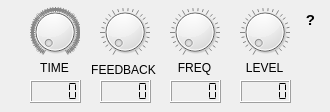
     <widget class="QWidget" name="studioTab">
      <attribute name="title">
       <string>Studio</string>
      </attribute>
      <widget class="QDial" name="studioTimeDial">
       <property name="geometry">
        <rect>
         <x>30</x>
         <y>0</y>
         <width>50</width>
         <height>64</height>
        </rect>
       </property>
       <property name="autoFillBackground">
        <bool>false</bool>
       </property>
       <property name="maximum">
        <number>4000</number>
       </property>
       <property name="wrapping">
        <bool>false</bool>
       </property>
       <property name="notchesVisible">
        <bool>true</bool>
       </property>
      </widget>
      <widget class="QLCDNumber" name="studioTimeDisplay">
       <property name="geometry">
        <rect>
         <x>30</x>
         <y>80</y>
         <width>51</width>
         <height>23</height>
        </rect>
       </property>
       <property name="segmentStyle">
        <enum>QLCDNumber::SegmentStyle::Flat</enum>
       </property>
      </widget>
      <widget class="QLabel" name="studioTimeLabel">
       <property name="geometry">
        <rect>
         <x>30</x>
         <y>60</y>
         <width>49</width>
         <height>16</height>
        </rect>
       </property>
       <property name="text">
        <string>TIME</string>
       </property>
       <property name="alignment">
        <set>Qt::AlignmentFlag::AlignCenter</set>
       </property>
      </widget>
      <widget class="QLCDNumber" name="studioFeedbackDisplay">
       <property name="geometry">
        <rect>
         <x>100</x>
         <y>80</y>
         <width>51</width>
         <height>23</height>
        </rect>
       </property>
       <property name="segmentStyle">
        <enum>QLCDNumber::SegmentStyle::Flat</enum>
       </property>
      </widget>
      <widget class="QDial" name="studioFeedbackDial">
       <property name="geometry">
        <rect>
         <x>100</x>
         <y>0</y>
         <width>50</width>
         <height>64</height>
        </rect>
       </property>
       <property name="autoFillBackground">
        <bool>false</bool>
       </property>
       <property name="maximum">
        <number>100</number>
       </property>
       <property name="wrapping">
        <bool>false</bool>
       </property>
       <property name="notchesVisible">
        <bool>true</bool>
       </property>
      </widget>
      <widget class="QLabel" name="studioFeedbackLabel">
       <property name="geometry">
        <rect>
         <x>88</x>
         <y>60</y>
         <width>71</width>
         <height>20</height>
        </rect>
       </property>
       <property name="text">
        <string>FEEDBACK</string>
       </property>
       <property name="alignment">
        <set>Qt::AlignmentFlag::AlignCenter</set>
       </property>
      </widget>
      <widget class="QLabel" name="studioFreqLabel">
       <property name="geometry">
        <rect>
         <x>170</x>
         <y>60</y>
         <width>49</width>
         <height>16</height>
        </rect>
       </property>
       <property name="text">
        <string>FREQ</string>
       </property>
       <property name="alignment">
        <set>Qt::AlignmentFlag::AlignCenter</set>
       </property>
      </widget>
      <widget class="QDial" name="studioFreqDial">
       <property name="geometry">
        <rect>
         <x>170</x>
         <y>0</y>
         <width>50</width>
         <height>64</height>
        </rect>
       </property>
       <property name="autoFillBackground">
        <bool>false</bool>
       </property>
       <property name="maximum">
        <number>100</number>
       </property>
       <property name="wrapping">
        <bool>false</bool>
       </property>
       <property name="notchesVisible">
        <bool>true</bool>
       </property>
      </widget>
      <widget class="QLCDNumber" name="studioFreqDisplay">
       <property name="geometry">
        <rect>
         <x>170</x>
         <y>80</y>
         <width>51</width>
         <height>23</height>
        </rect>
       </property>
       <property name="segmentStyle">
        <enum>QLCDNumber::SegmentStyle::Flat</enum>
       </property>
      </widget>
      <widget class="QLabel" name="studioLevelLabel">
       <property name="geometry">
        <rect>
         <x>240</x>
         <y>60</y>
         <width>49</width>
         <height>16</height>
        </rect>
       </property>
       <property name="text">
        <string>LEVEL</string>
       </property>
       <property name="alignment">
        <set>Qt::AlignmentFlag::AlignCenter</set>
       </property>
      </widget>
      <widget class="QLCDNumber" name="studioLevelDisplay">
       <property name="geometry">
        <rect>
         <x>240</x>
         <y>80</y>
         <width>51</width>
         <height>23</height>
        </rect>
       </property>
       <property name="segmentStyle">
        <enum>QLCDNumber::SegmentStyle::Flat</enum>
       </property>
      </widget>
      <widget class="QDial" name="studioLevelDial">
       <property name="geometry">
        <rect>
         <x>240</x>
         <y>0</y>
         <width>50</width>
         <height>64</height>
        </rect>
       </property>
       <property name="autoFillBackground">
        <bool>false</bool>
       </property>
       <property name="maximum">
        <number>100</number>
       </property>
       <property name="wrapping">
        <bool>false</bool>
       </property>
       <property name="notchesVisible">
        <bool>true</bool>
       </property>
      </widget>
      <widget class="QLabel" name="studioHelpLabel">
       <property name="geometry">
        <rect>
         <x>300</x>
         <y>10</y>
         <width>21</width>
         <height>21</height>
        </rect>
       </property>
       <property name="toolTip">
        <string>&lt;html&gt;&lt;head/&gt;&lt;body&gt;&lt;p align=&quot;center&quot;&gt;&lt;span style=&quot; font-size:14pt;&quot;&gt;High fidelity delay&lt;/span&gt;&lt;/p&gt;&lt;p align=&quot;center&quot;&gt;&lt;img src=&quot;:/Delay_Studio/resources/delay/studio.png&quot;/&gt;&lt;/p&gt;&lt;/body&gt;&lt;/html&gt;</string>
       </property>
       <property name="text">
        <string>&lt;html&gt;&lt;head/&gt;&lt;body&gt;&lt;p align=&quot;center&quot;&gt;&lt;span style=&quot; font-size:11pt; font-weight:700;&quot;&gt;?&lt;/span&gt;&lt;/p&gt;&lt;/body&gt;&lt;/html&gt;</string>
       </property>
      </widget>
     </widget>
